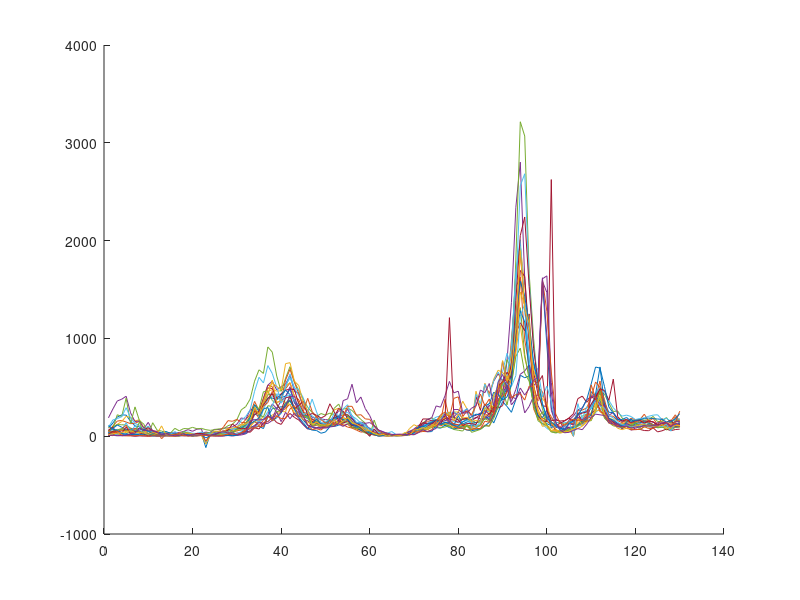
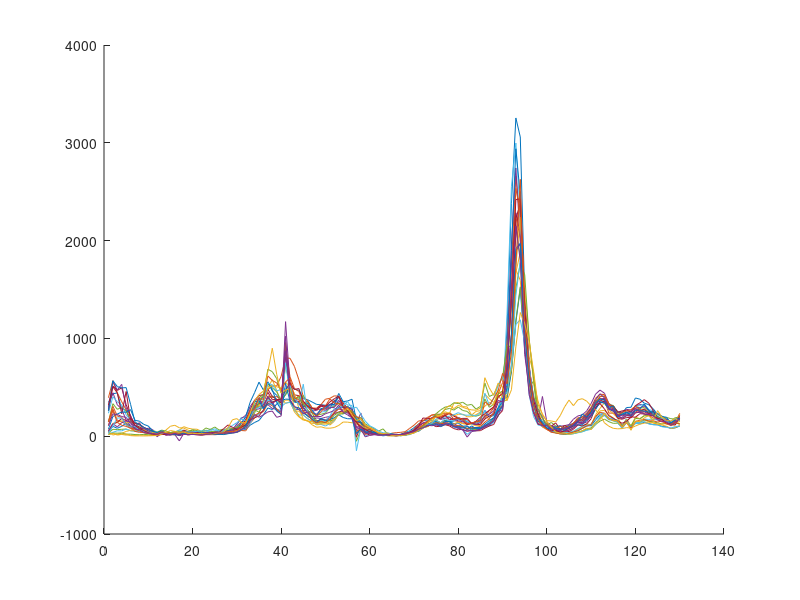
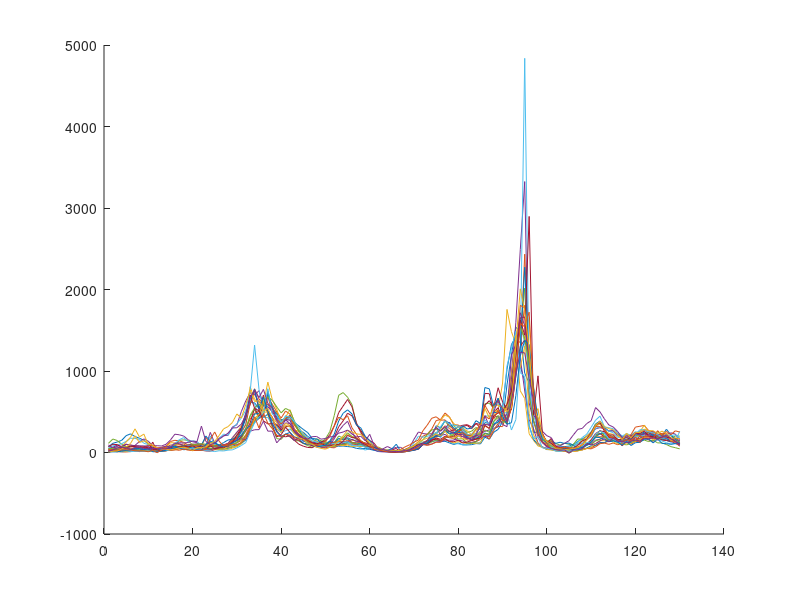
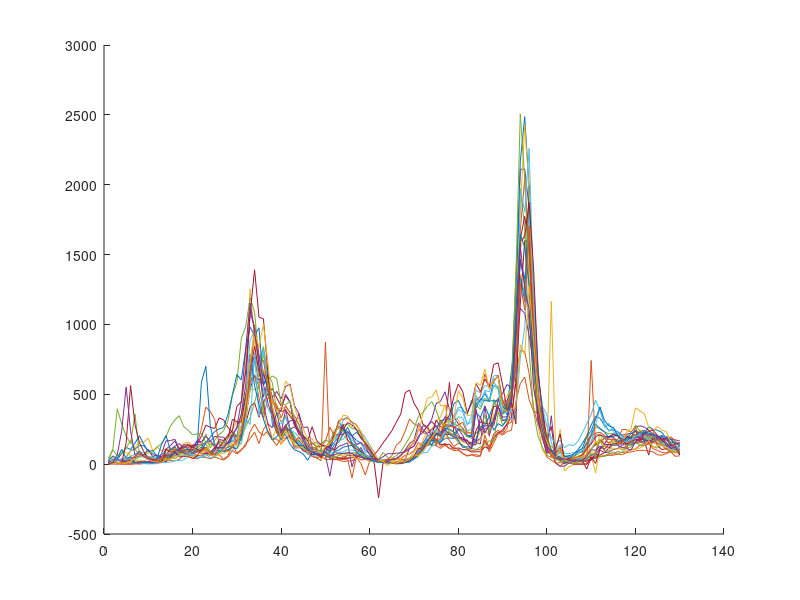

Source code (MATLAB) for these figures, in order: (Note: this script raises an error after producing the figures.)
%% First file

data = load('COVIDbyCounty.mat');
[dates, CNTY_CENSUS,CNTY_COVID, divisionLabels, divisionNames] = deal(data.dates, data.CNTY_CENSUS, data.CNTY_COVID, data.divisionLabels, data.divisionNames);

collect = zeros(225,2);
i = 0;
while i < size(CNTY_COVID, 1)
   j = 0;
   i = i + 1;
   val = max(CNTY_COVID(i,:));
   while j < size(CNTY_COVID, 2)
       j = j + 1;
       if CNTY_COVID(i,j) == val
           collect(i,:) = [i j];
       end
   end
end



%%      PLOT STUFF

n = 1;
while n < 10
    figure(n);                          %New figure for each iteration
    i = 1;
    while i <= size(divisionLabels,1)   %Runs until i exceeds 226, the size of our dataset
        if divisionLabels(i,1) == n     %Checks to make sure the region assignment matches the current plot number
            hold on                     %Holds this plot state so subsequent "plot" commands don't overwrite plot data
            disp([n i])                 %Shows which indeces correspond to which plot
            plot(CNTY_COVID(i,:));      %Plots the ith entry of covid data, knowing its region matches plot number
        end
        i = i + 1;                      %Runs through all 225, could make it more efficient but runs pretty quick already
        hold off                        %Turn "hold" off, not sure this is necessary given we define new figure but oh well
    end
    n = n + 1;
end



%%

% region1 = CNTY_COVID(1:25,:);
% ave1 = mean(region1,1);
% region2 = CNTY_COVID(26:50,:);
% ave2 = mean(region2,1);
% region3 = CNTY_COVID(51:75,:);
% ave3 = mean(region3,1);
% region4 = CNTY_COVID(76:100,:);
% ave4 = mean(region4,1);
% region5 = CNTY_COVID(101:125,:);
% ave5 = mean(region5,1);
% region6 = CNTY_COVID(126:150,:);
% ave6 = mean(region6,1);
% region7 = CNTY_COVID(151:175,:);
% ave7 = mean(region7,1);
% region8 = CNTY_COVID(176:200,:);
% ave8 = mean(region8,1);
% region9 = CNTY_COVID(201:225,:);
% ave9 = mean(region9,1);


i = 1;
maxes = [];
while i <= sz
    arr = CNTY_COVID(i,:);
    m = max(arr);
    idx = find(CNTY_COVID(i,:) == m,1);
    maxes(end + 1) = idx;
    i = i + 1;
    if rem(i,26) == 0
        disp(mean(maxes))
        maxes = [];
    end
end
disp(mean(maxes))


% figure(10);
% plot(ave1);
% hold on
% plot(ave2);
% plot(ave3);
% plot(ave4);
% plot(ave5);
% plot(ave6);
% plot(ave7);
% plot(ave8);
% plot(ave9);
% legend("1","2","3","4","5","6","7","8","9");
% hold off

%%


scale = 100;

table = cat(1,ave1,ave2,ave3,ave4,ave5,ave6,ave7,ave8,ave9);








